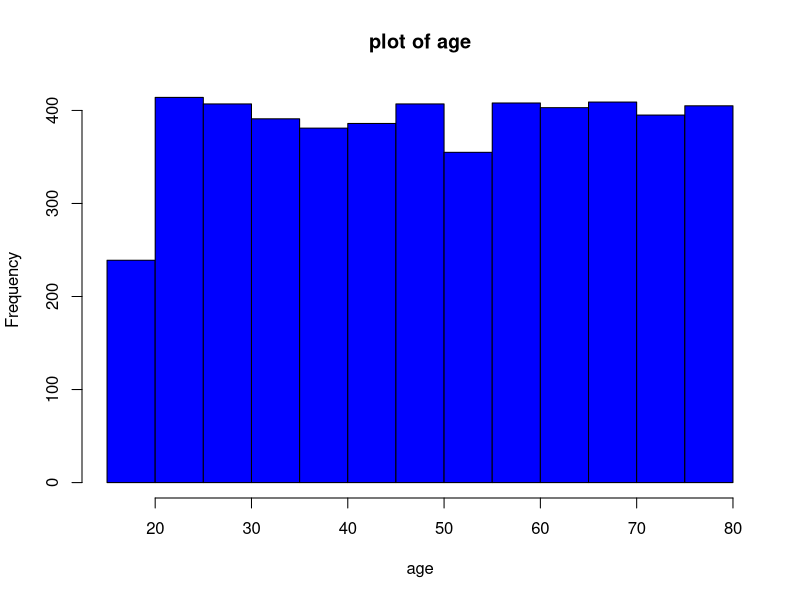
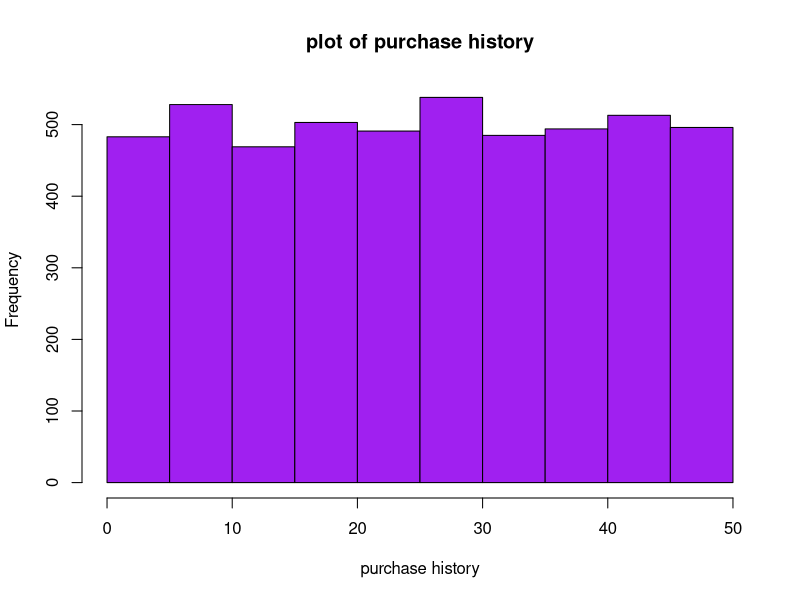
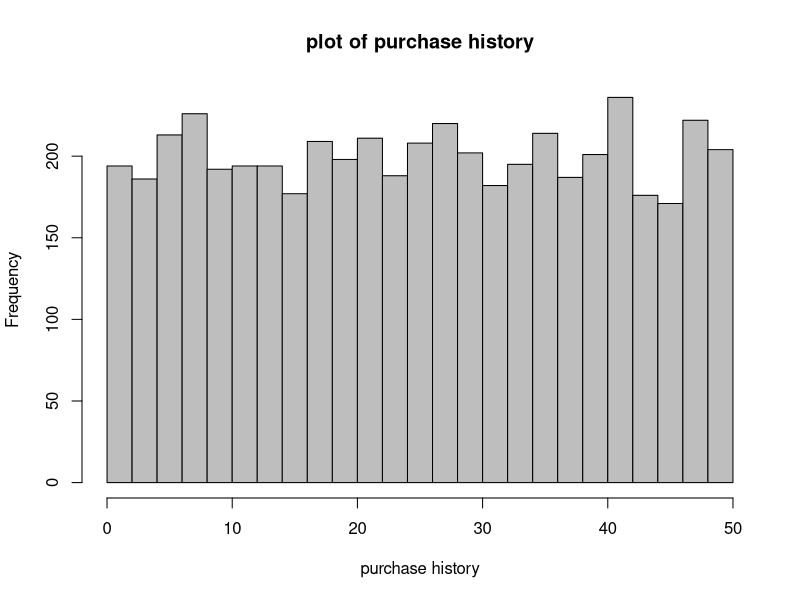
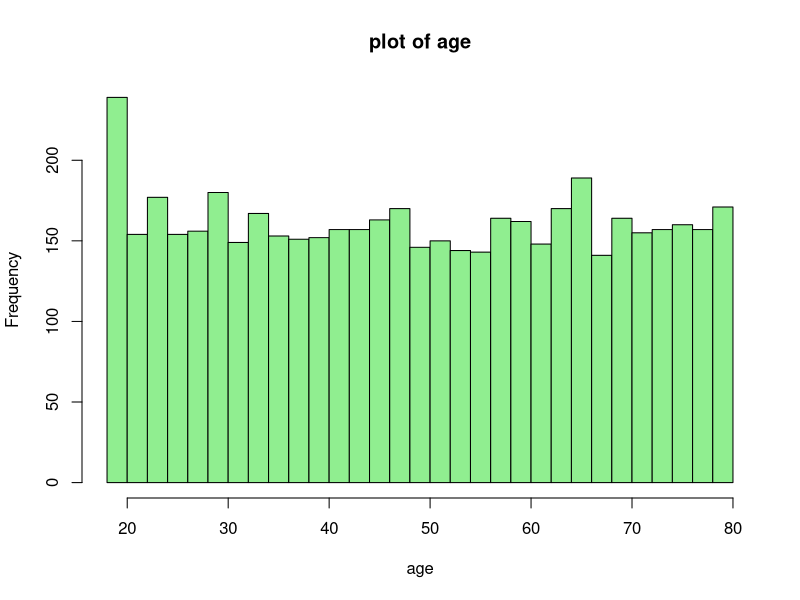
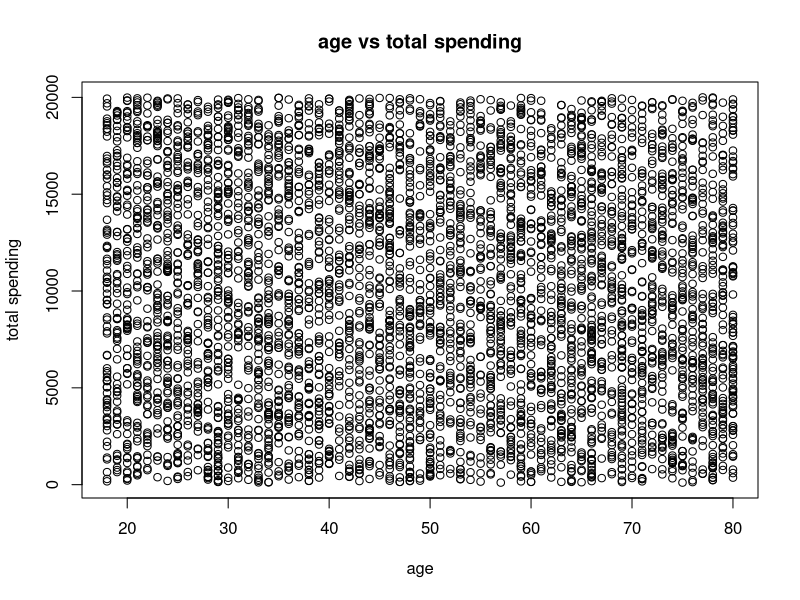
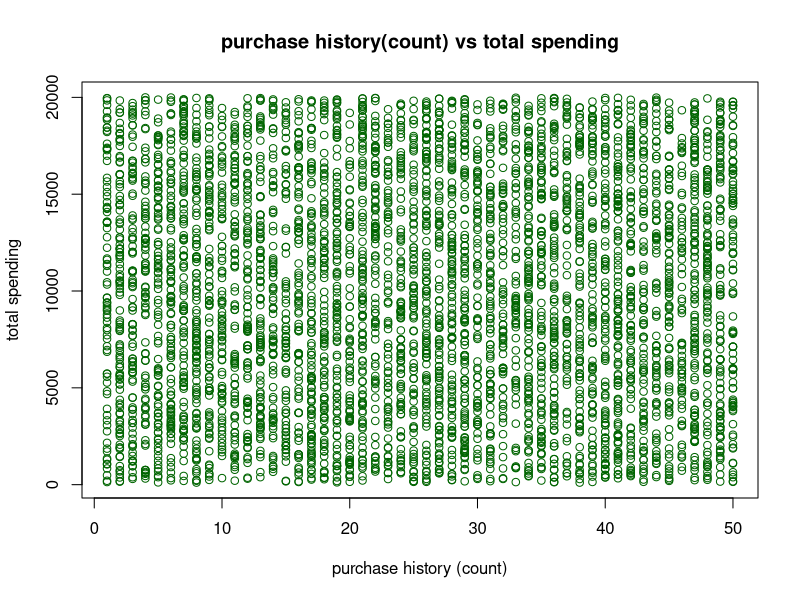
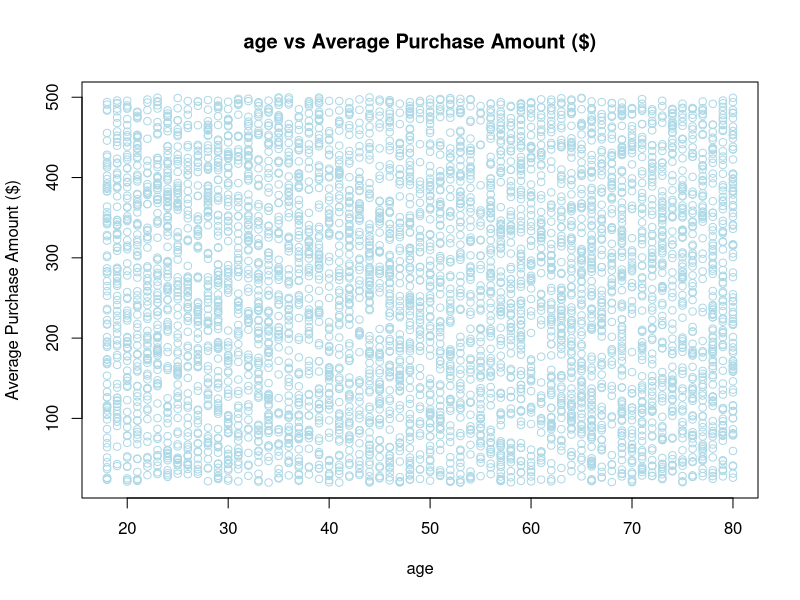

Reproduce these figures in R, in order.
#1. Download a dataset from the web. You may use any source, but specify the source in
#your code. Also ensure that the data has a mix of quantitative and qualitative
#(categorical) variables.
 
#data source: https://practicedatasets.online/sales-dataset-for-analysis #Selected Dataset Type: 
#Customer Information #Number of Records: 5000
  
#2. Import the dataset into R

#imported

library(readxl)
data<- read_excel("customer_info (1).xlsx")

#3. Print out descriptive statistics for a selection of quantitative and categorical variables.

#descriptive statistics for a selection of quantitative variables.

summary(data$Age)
summary(data$`Total Spend ($)`)
summary(data$`Average Purchase Amount ($)`)

#descriptive statistics for categorical variables.

table(data$Gender)
table(data$Region)
table(data$`Preferred Payment Method`)

#4. Transform at least one variable. It doesn't matter what the transformation is.

data$age_group <- cut(data$Age, breaks = c(-Inf , 29, 55, Inf) , labels = c("young(under30)" , "adult(30-55)", "senior(+55)"))
table(data$age_group)

data$spending_level <- cut(data$`Total Spend ($)`, breaks = c(-Inf, 2000, 10000, Inf), labels= c("low","medium","high"))
table(data$spending_level)

#5. Plot at least one quantitative variable, and one scatterplot.

#Plot at least one quantitative variable

hist(data$Age, main = "plot of age", xlab = "age" , col = "blue")
hist(data$`Purchase History (count)`, main = "plot of purchase history", xlab = "purchase history" , col = "purple")
hist(data$`Purchase History (count)`, breaks = 24 , main = "plot of purchase history", xlab = "purchase history" , col = "gray")
hist(data$Age, breaks = 24 , main = "plot of age", xlab = "age" , col = "lightgreen")


#one scatterplot

plot(data$Age, data$`Total Spend ($)`, main = "age vs total spending", xlab ="age", ylab = "total spending" , col= "black")
plot(data$`Purchase History (count)`, data$`Total Spend ($)`,  main = "purchase history(count) vs total spending", xlab ="purchase history (count)", ylab = "total spending" , col= "darkgreen")
plot(data$Age, data$`Average Purchase Amount ($)`, main = "age vs Average Purchase Amount ($)", xlab ="age", ylab = "Average Purchase Amount ($)" , col= "lightblue")


#6. Upload your R program, and any associated datafiles to Canvas.

#uploaded

#7. Do not upload your program to your GitHub account until the deadline of the
#assignment is due. After the due date, upload your R program, and any associated
#datafiles to your git account. Remember to create a separate repository for this class.

# this is my github account and repository for this class: https://github.com/HoomanFareghi/64060_hfareghi


